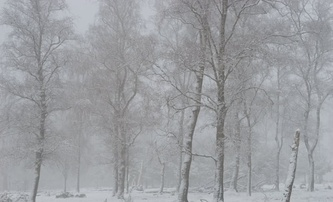
#> input picture image_processing/images/LowContrast.jpg, 333 x 202 px, shrunk from 800 x 485 before the run
$ python Part1_Histograms.py
#> lines starting #> are read from the running program, lines starting #| are printed output that depends on the picture
#> in run, img is the input picture: shape (202, 333, 3); mean R, G, B 155.4, 157.1, 160.8
### image_processing/contrast_stretch.py
import numpy as np

# Contrast stretch to full [0,255] or given [r_min,r_max] range
def contrast_stretch(img: np.ndarray, r_min=None, r_max=None) -> np.ndarray:
    if img is None:
        raise ValueError("img is None")
    img = img.astype(np.float32, copy=False)

    if r_min is None:
        r_min = float(np.min(img))
#> r_min = 85
    if r_max is None:
        r_max = float(np.max(img))
#> r_max = 201
    if r_max <= r_min:
        return np.zeros_like(img, dtype=np.uint8)

    clipped = np.clip(img, r_min, r_max)
    scaled = (clipped - r_min) * (255.0 / (r_max - r_min))
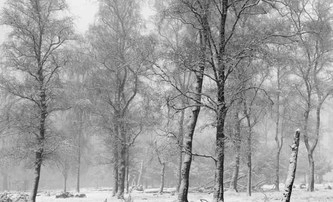
#> scaled: shape (202, 333) float32; min 0, max 255, mean 157.3
    return np.clip(scaled, 0, 255).astype(np.uint8)

### image_processing/equalize_histogram.py
import numpy as np

# Equalize histogram of a grayscale image using cumulative distribution function
def equalize_histogram(img: np.ndarray) -> np.ndarray:
    if img is None:
        raise ValueError("img is None")
    img_u8 = img.astype(np.uint8, copy=False)
    hist, _ = np.histogram(img_u8, bins=256, range=(0, 256))
#> hist = 256 values, max 1941 at index 154, min 0 at index 0, mean 262.8
    cdf = hist.cumsum()
#> cdf = 256 values from 0 to 67266

    cdf_masked = np.ma.masked_equal(cdf, 0)
    if cdf_masked.mask.all():
        return np.zeros_like(img_u8)

    cdf_min = cdf_masked.min()
#> cdf_min = 1
    cdf_max = cdf_masked.max()
#> cdf_max = 67266
    cdf_scaled = (cdf_masked - cdf_min) * 255.0 / (cdf_max - cdf_min)
    lut = np.ma.filled(cdf_scaled, 0).astype(np.uint8)
#> lut = 256 values from 0 to 255
    return lut[img_u8]
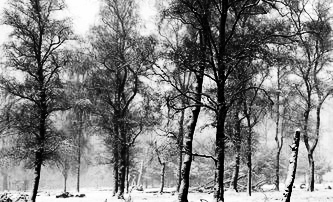
#> returned value: shape (202, 333); min 0, max 255, mean 129.4

### image_processing/calculate_histogram.py
import numpy as np
from typing import Tuple

# Calculate histogram and normalized distribution of pixel intensities
def calculate_histogram(img: np.ndarray, bins: int = 256) -> Tuple[np.ndarray, np.ndarray]:
#> called with bins = 256
    if img is None:
        raise ValueError("img is None")
    if bins <= 0:
        raise ValueError("bins must be positive")
    # Ensure grayscale
    img = img.astype(np.uint8, copy=False)
    counts, _ = np.histogram(img, bins=bins, range=(0, 256))
#> counts has the same summary as hist in equalize_histogram
    total = counts.sum()
#> total = 67266
    dist = counts.astype(np.float64) / total if total > 0 else np.zeros_like(counts, dtype=np.float64)
#> dist = 256 values, max 0.0289 at index 154, min 0 at index 0, mean 0.00391
    return counts, dist

### image_processing/Part1_Histograms.py
import os
import numpy as np
import imageio.v3 as iio
import matplotlib.pyplot as plt

from contrast_stretch import contrast_stretch
from equalize_histogram import equalize_histogram
from calculate_histogram import calculate_histogram

class Part1HistogramDemo:
    def __init__(self, img_path="images/LowContrast.jpg"):
        self.img_path = img_path

    def _to_gray(self, img: np.ndarray) -> np.ndarray:
        if img.ndim == 3:
            img = (0.299*img[...,0] + 0.587*img[...,1] + 0.114*img[...,2]).astype(np.uint8)
        else:
            img = img.astype(np.uint8)
        return img

    def _hist256(self, a: np.ndarray) -> np.ndarray:
        counts, _ = calculate_histogram(a, 256)
#> counts has the same summary as hist in equalize_histogram
        return counts

    def run(self, show: bool = True, save_dir: str | None = "outputs"):
        #read image
        img = iio.imread(self.img_path)
        img = self._to_gray(img)

        stretched = contrast_stretch(img, None, None)
        equalized = equalize_histogram(img)

        #histograms
        h_orig = self._hist256(img)
#> h_orig has the same summary as hist in equalize_histogram
        h_st   = self._hist256(stretched)
#> h_st = 256 values, max 1941 at index 151, min 0 at index 1, mean 262.8
        h_eq   = self._hist256(equalized)
#> h_eq = 256 values, max 1941 at index 111, min 0 at index 16, mean 262.8

        #plot side-by-side
        fig, axes = plt.subplots(1, 3, figsize=(12, 3))
        axes[0].bar(np.arange(256), h_orig); axes[0].set_title("Original")
        axes[1].bar(np.arange(256), h_st);   axes[1].set_title("Stretched")
        axes[2].bar(np.arange(256), h_eq);   axes[2].set_title("Equalized")
        for ax in axes:
            ax.set_xlabel("Intensity"); ax.set_ylabel("Count")
        fig.tight_layout()

        if save_dir is not None:
            os.makedirs(save_dir, exist_ok=True)
            out_path = os.path.join(save_dir, "p1_hist_summary.png")
            fig.savefig(out_path, dpi=200)
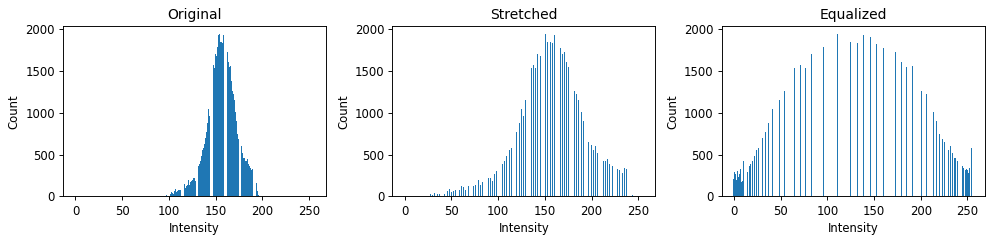
#> figure drawn by matplotlib, 3 panels; panel 1: tallest bar 1941 high, from x = 153.6 to 154.4; panel 2: tallest bar 1941 high, from x = 150.6 to 151.4; panel 3: tallest bar 1941 high, from x = 110.6 to 111.4
            print(f"[saved] ./{out_path}")

        if show:
            plt.show()
        else:
            plt.close(fig)

if __name__ == "__main__":
    Part1HistogramDemo(
        img_path="images/LowContrast.jpg"
    ).run(show=True, save_dir="outputs")
